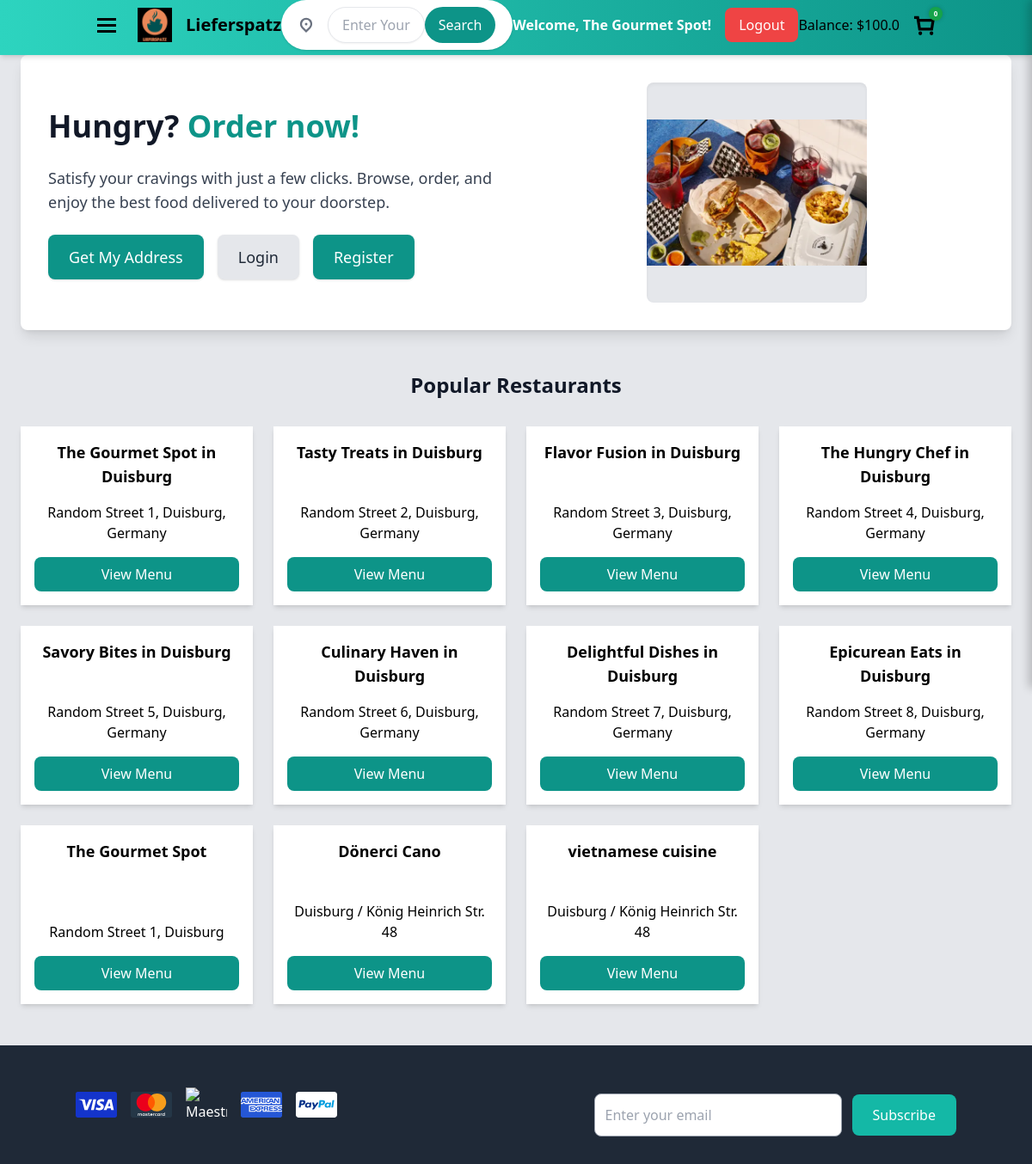
Screenshot of / (signed in) with the database file from the repository.
### models.py (models this page shows, shortened)
class User(db.Model, UserMixin):
    id = db.Column(db.Integer, primary_key=True)
    email = db.Column(db.String(150), unique=True, nullable=False)
    password_hash = db.Column(db.String(256), nullable=False)
    user_type = db.Column(db.String(50), nullable=False, default="customer")  # "customer" or "restaurant"
    first_name = db.Column(db.String(100), nullable=False)
    last_name = db.Column(db.String(100), nullable=False)
    location = db.Column(db.String(255), nullable=False)
    plz = db.Column(db.String(10), nullable=False)
    balance = db.Column(db.Float, default=0.0)

class Restaurant(db.Model):
    id = db.Column(db.Integer, primary_key=True)
    user_id = db.Column(db.Integer, db.ForeignKey("user.id"), nullable=False, unique=True)
    name = db.Column(db.String(150), nullable=False)
    address = db.Column(db.String(255), nullable=False)
    city = db.Column(db.String(100), nullable=False)
    image_url = db.Column(db.String(255))
    description = db.Column(db.Text)
    rating = db.Column(db.Integer, default=0, nullable=False)
    balance = db.Column(db.Float, default=0.0)
    menu_items = db.relationship('MenuItem', backref='restaurant', lazy=True)
    user = db.relationship("User", backref="restaurant", uselist=False)

### app.py (the view)
@app.route("/")
@login_required
def home():
    city = request.args.get("city", "Duisburg")
    user = current_user if current_user.is_authenticated else None
    restaurants = Restaurant.query.filter_by(city=city).all()
    user_balance = current_user.balance if current_user.is_authenticated else 0.0
    return render_template("index.html", restaurants=restaurants, city=city, user=user, user_balance=user_balance)

### app.py (called while the page is built)
@login_manager.user_loader
def load_user(user_id):
    return User.query.get(int(user_id))

@app.before_request
def make_session_permanent():
    session.permanent = False  # Ensure sessions expire on logout

@app.context_processor
def inject_cart_count():
    cart = session.get("cart", {})
    cart_count = sum(item["quantity"] for item in cart.values()) if cart else 0
    return dict(cart_count=cart_count)

### templates/index.html (shortened to what this page needs)
<!DOCTYPE html>
<html lang="en">
<head>
    <link rel="stylesheet" href="/static/css/tailwind.css">
    <link rel="stylesheet" href="https://unpkg.com/leaflet@1.9.4/dist/leaflet.css"/>
</head>
<body class="bg-gray-200 font-sans flex flex-col min-h-screen">
</body>
</html>
<header class="fixed top-0 left-0 w-full bg-gradient-to-r from-teal-400 to-teal-600 shadow-md z-50">
  <div class="container mx-auto flex items-center justify-between px-6">
    <div class="flex items-center space-x-6">
      <button class="focus:outline-none" aria-label="Open Menu">
        <svg width="24" height="24" viewBox="0 0 24 24" fill="none" class="cursor-pointer">
          <title>Menu</title>
          <path
            fill-rule="evenodd"
            clip-rule="evenodd"
            d="M23 4H1v3h22V4Zm0 7H1v3h22v-3ZM1 18h22v3H1v-3Z"
            fill="currentColor">
          </path>
        </svg>
      </button>
      <a href="/" aria-label="Lieferspatz Home" class="flex items-center">
        <img src="/static/favicon.png" alt="Lieferspatz Logo" class="w-10 h-10" />
        <span class="text-xl font-bold ml-4">Lieferspatz</span>
      </a>
    </div>
    <div class="relative flex-1 flex justify-center ml-auto">
      <div class="flex items-center bg-white rounded-full px-5 py-2 shadow space-x-4 w-full max-w-lg">
<div class="relative flex-1 flex justify-center">
  <div class="relative w-full max-w-lg">
      <input id="location-input" type="text" placeholder="Enter Your Location"
          class="w-full px-4 py-2 text-gray-700 bg-white border rounded-full shadow-sm">
  </div>
  <button id="search-btn" class="px-4 py-2 bg-teal-600 text-white rounded-full ml-2">Search</button>
</div>
      </div>
    </div>
    <div class="flex items-center space-x-4">
        {% if current_user.is_authenticated %}
            <span id="welcome-text" class="text-white font-semibold">
                Welcome, <span class="capitalize">{{ current_user.first_name }}</span>!
            </span>
            <button id="logout-btn" class="bg-red-500 text-white px-4 py-2 rounded-lg hover:bg-red-600">
                Logout
            </button>
        {% endif %}
    </div>
<div class="relative">
    <div class="flex items-center">
        <span class="mr-4">Balance: ${{ user_balance | round(2) }}</span>
        <button id="cart-btn" class="focus:outline-none">
            <svg width="26" height="26" viewBox="0 0 24 24" fill="none">
                <path fill-rule="evenodd" clip-rule="evenodd"
                    d="M5.5 18H21l2-12.5H6.5l-.5-3H.9v3h2.5L5.5 18Zm14-9.5-1 6.5H8L7 8.5h12.5ZM7.5 23a2 2 0 1 0 0-4 2 2 0 0 0 0 4Zm14-2a2 2 0 1 1-4 0 2 2 0 0 1 4 0Z"
                    fill="currentColor"></path>
            </svg>
        </button>
    </div>
    <div id="cart-bubble" class="absolute top-0 right-0 bg-green-600 text-white text-xs font-bold rounded-full w-5 h-5 flex items-center justify-center hidden">
        0
    </div>
        </div>
    </div>
</header>
<section class="bg-gray-200 mt-16 pt-32 pb-12">
  <div class="bg-white rounded-lg shadow-lg p-8 mx-auto max-w-6xl flex flex-col md:flex-row items-center gap-8">
    <div class="flex-1 space-y-6 text-center md:text-left">
      <h1 class="text-4xl font-extrabold text-gray-900 leading-tight">
        Hungry? <span class="text-teal-600">Order now!</span>
      </h1>
      <p class="text-gray-700 text-lg">
        Satisfy your cravings with just a few clicks. Browse, order, and enjoy the best food delivered to your doorstep.
      </p>
      <div class="flex flex-wrap gap-4 justify-center md:justify-start">
        <button id="getLocationButton" class="px-6 py-3 bg-teal-600 text-white text-lg font-medium rounded-lg shadow hover:bg-teal-700 focus:ring-4 focus:ring-teal-300 focus:outline-none transition-all">
          Get My Address
        </button>
        <a href="/login" class="px-6 py-3 bg-gray-200 text-gray-800 text-lg font-medium rounded-lg shadow hover:bg-gray-300 focus:ring-4 focus:ring-gray-200 focus:outline-none transition-all">
          Login
        </a>
        <a href="/register" class="px-6 py-3 bg-teal-600 text-white text-lg font-medium rounded-lg shadow hover:bg-teal-700 focus:ring-4 focus:ring-teal-300 focus:outline-none transition-all">
          Register
        </a>
      </div>
    </div>
    <div class="flex-1 flex justify-center items-center">
      <div class="bg-gray-200 rounded-lg w-64 h-64 flex items-center justify-center shadow-inner">
        <img src="/static/images/hero_image.png" alt="Delicious meal" class="w-full h-full object-contain rounded-lg" />
      </div>
    </div>
  </div>
</section>
<section class="max-w-6xl mx-auto py-12">
  <h2 class="text-2xl font-bold text-gray-900 mb-8 text-center">Popular Restaurants</h2>
  <div id="restaurant-list" class="grid grid-cols-4 gap-6">
    {% for restaurant in restaurants %}
    <div class="p-4 bg-white shadow-md rounded-2xl hover:shadow-lg transition flex flex-col justify-between h-full">
        <div class="text-center">
            <h3 class="text-lg font-semibold">{{ restaurant.name }}</h3>
            <p class="text-gray-600">{{ restaurant.address }}</p>
        </div>
            <a href="{{ url_for('restaurant_menu_page', restaurant_id=restaurant.id) }}"
            class="mt-4 px-4 py-2 bg-teal-600 text-white rounded-lg text-center hover:bg-teal-700 transition block">
            View Menu
            </a>
    </div>
    {% endfor %}
</div>
</section>
<footer class="bg-gray-800 text-white py-8 mt-auto">
  <div class="container mx-auto flex flex-col md:flex-row justify-between items-center space-y-6 md:space-y-0">
      <div class="flex items-center space-x-4">
          <img src="/static/images/visa.svg" alt="Visa" class="w-12">
          <img src="/static/images/mastercard.svg" alt="MasterCard" class="w-12">
          <img src="/static/images/maestro.svg" alt="Maestro" class="w-12">
          <img src="/static/images/amex.svg" alt="American Express" class="w-12">
          <img src="/static/images/paypal.svg" alt="PayPal" class="w-12">
      </div>
      <div class="flex items-center space-x-3">
          <input
              type="email"
              placeholder="Enter your email"
              class="w-72 p-3 rounded-lg border border-gray-400 text-gray-800 focus:outline-none focus:border-teal-400"
          />
          <button class="bg-teal-500 text-white px-6 py-3 rounded-lg hover:bg-teal-600">
              Subscribe
          </button>
      </div>
  </div>
</footer>
</body>
</html>

### rows the page displays
User: first_name "The Gourmet Spot", balance "100.0"
Restaurant: name "The Gourmet Spot in Duisburg", address "Random Street 1, Duisburg, Germany"
Restaurant: name "Tasty Treats in Duisburg", address "Random Street 2, Duisburg, Germany"
Restaurant: name "Flavor Fusion in Duisburg", address "Random Street 3, Duisburg, Germany"
Restaurant: name "The Hungry Chef in Duisburg", address "Random Street 4, Duisburg, Germany"
Restaurant: name "Savory Bites in Duisburg", address "Random Street 5, Duisburg, Germany"
Restaurant: name "Culinary Haven in Duisburg", address "Random Street 6, Duisburg, Germany"
Restaurant: name "Delightful Dishes in Duisburg", address "Random Street 7, Duisburg, Germany"
Restaurant: name "Epicurean Eats in Duisburg", address "Random Street 8, Duisburg, Germany"
Restaurant: name "The Gourmet Spot", address "Random Street 1, Duisburg"
Restaurant: name "Dönerci Cano", address "Duisburg / König Heinrich Str. 48"
Restaurant: name "vietnamese cuisine", address "Duisburg / König Heinrich Str. 48"
